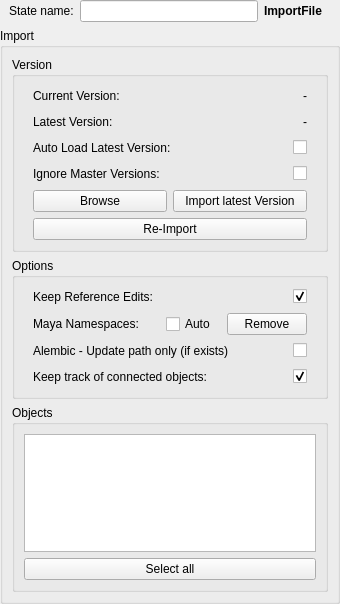
<?xml version="1.0" encoding="UTF-8"?>
<ui version="4.0">
 <class>wg_ImportFile</class>
 <widget class="QWidget" name="wg_ImportFile">
  <property name="geometry">
   <rect>
    <x>0</x>
    <y>0</y>
    <width>340</width>
    <height>604</height>
   </rect>
  </property>
  <property name="windowTitle">
   <string>ImportFile</string>
  </property>
  <layout class="QVBoxLayout" name="verticalLayout">
   <property name="leftMargin">
    <number>0</number>
   </property>
   <property name="topMargin">
    <number>0</number>
   </property>
   <property name="rightMargin">
    <number>0</number>
   </property>
   <property name="bottomMargin">
    <number>0</number>
   </property>
   <item>
    <widget class="QWidget" name="f_name" native="true">
     <layout class="QHBoxLayout" name="horizontalLayout_2">
      <property name="leftMargin">
       <number>9</number>
      </property>
      <property name="topMargin">
       <number>0</number>
      </property>
      <property name="rightMargin">
       <number>18</number>
      </property>
      <property name="bottomMargin">
       <number>0</number>
      </property>
      <item>
       <widget class="QLabel" name="l_name">
        <property name="text">
         <string>State name:</string>
        </property>
       </widget>
      </item>
      <item>
       <widget class="QLineEdit" name="e_name">
        <property name="minimumSize">
         <size>
          <width>0</width>
          <height>0</height>
         </size>
        </property>
        <property name="maximumSize">
         <size>
          <width>9999</width>
          <height>16777215</height>
         </size>
        </property>
       </widget>
      </item>
      <item>
       <widget class="QLabel" name="l_class">
        <property name="font">
         <font>
          <bold>true</bold>
         </font>
        </property>
        <property name="text">
         <string>ImportFile</string>
        </property>
       </widget>
      </item>
     </layout>
    </widget>
   </item>
   <item>
    <widget class="QGroupBox" name="gb_import">
     <property name="title">
      <string>Import</string>
     </property>
     <layout class="QVBoxLayout" name="verticalLayout_2">
      <item>
       <widget class="QGroupBox" name="groupBox">
        <property name="title">
         <string>Version</string>
        </property>
        <layout class="QVBoxLayout" name="verticalLayout_3">
         <item>
          <widget class="QWidget" name="w_currentVersion" native="true">
           <layout class="QHBoxLayout" name="horizontalLayout_5">
            <property name="leftMargin">
             <number>9</number>
            </property>
            <property name="topMargin">
             <number>0</number>
            </property>
            <property name="rightMargin">
             <number>9</number>
            </property>
            <property name="bottomMargin">
             <number>0</number>
            </property>
            <item>
             <widget class="QLabel" name="label_3">
              <property name="text">
               <string>Current Version:</string>
              </property>
             </widget>
            </item>
            <item>
             <spacer name="horizontalSpacer">
              <property name="orientation">
               <enum>Qt::Orientation::Horizontal</enum>
              </property>
              <property name="sizeHint" stdset="0">
               <size>
                <width>40</width>
                <height>20</height>
               </size>
              </property>
             </spacer>
            </item>
            <item>
             <widget class="QLabel" name="l_curVersion">
              <property name="text">
               <string>-</string>
              </property>
             </widget>
            </item>
           </layout>
          </widget>
         </item>
         <item>
          <widget class="QWidget" name="w_latestVersion" native="true">
           <layout class="QHBoxLayout" name="horizontalLayout_6">
            <property name="leftMargin">
             <number>9</number>
            </property>
            <property name="topMargin">
             <number>0</number>
            </property>
            <property name="rightMargin">
             <number>9</number>
            </property>
            <property name="bottomMargin">
             <number>0</number>
            </property>
            <item>
             <widget class="QLabel" name="label_6">
              <property name="text">
               <string>Latest Version:</string>
              </property>
             </widget>
            </item>
            <item>
             <spacer name="horizontalSpacer_2">
              <property name="orientation">
               <enum>Qt::Orientation::Horizontal</enum>
              </property>
              <property name="sizeHint" stdset="0">
               <size>
                <width>40</width>
                <height>20</height>
               </size>
              </property>
             </spacer>
            </item>
            <item>
             <widget class="QLabel" name="l_latestVersion">
              <property name="text">
               <string>-</string>
              </property>
             </widget>
            </item>
           </layout>
          </widget>
         </item>
         <item>
          <widget class="QWidget" name="w_autoUpdate" native="true">
           <layout class="QHBoxLayout" name="horizontalLayout_15">
            <property name="leftMargin">
             <number>9</number>
            </property>
            <property name="topMargin">
             <number>0</number>
            </property>
            <property name="rightMargin">
             <number>9</number>
            </property>
            <property name="bottomMargin">
             <number>0</number>
            </property>
            <item>
             <widget class="QLabel" name="l_autoUpdate">
              <property name="text">
               <string>Auto Load Latest Version:</string>
              </property>
             </widget>
            </item>
            <item>
             <spacer name="horizontalSpacer_11">
              <property name="orientation">
               <enum>Qt::Orientation::Horizontal</enum>
              </property>
              <property name="sizeHint" stdset="0">
               <size>
                <width>40</width>
                <height>20</height>
               </size>
              </property>
             </spacer>
            </item>
            <item>
             <widget class="QCheckBox" name="chb_autoUpdate">
              <property name="text">
               <string/>
              </property>
              <property name="checked">
               <bool>false</bool>
              </property>
             </widget>
            </item>
           </layout>
          </widget>
         </item>
         <item>
          <widget class="QWidget" name="w_ignoreMaster" native="true">
           <layout class="QHBoxLayout" name="horizontalLayout_14">
            <property name="leftMargin">
             <number>9</number>
            </property>
            <property name="topMargin">
             <number>0</number>
            </property>
            <property name="rightMargin">
             <number>9</number>
            </property>
            <property name="bottomMargin">
             <number>0</number>
            </property>
            <item>
             <widget class="QLabel" name="l_ignoreMaster">
              <property name="text">
               <string>Ignore Master Versions:</string>
              </property>
             </widget>
            </item>
            <item>
             <spacer name="horizontalSpacer_10">
              <property name="orientation">
               <enum>Qt::Orientation::Horizontal</enum>
              </property>
              <property name="sizeHint" stdset="0">
               <size>
                <width>40</width>
                <height>20</height>
               </size>
              </property>
             </spacer>
            </item>
            <item>
             <widget class="QCheckBox" name="chb_ignoreMaster">
              <property name="text">
               <string/>
              </property>
              <property name="checked">
               <bool>false</bool>
              </property>
             </widget>
            </item>
           </layout>
          </widget>
         </item>
         <item>
          <widget class="QWidget" name="w_importLatest" native="true">
           <layout class="QHBoxLayout" name="horizontalLayout_7">
            <property name="leftMargin">
             <number>9</number>
            </property>
            <property name="topMargin">
             <number>0</number>
            </property>
            <property name="rightMargin">
             <number>9</number>
            </property>
            <property name="bottomMargin">
             <number>0</number>
            </property>
            <item>
             <widget class="QPushButton" name="b_browse">
              <property name="focusPolicy">
               <enum>Qt::FocusPolicy::NoFocus</enum>
              </property>
              <property name="contextMenuPolicy">
               <enum>Qt::ContextMenuPolicy::CustomContextMenu</enum>
              </property>
              <property name="text">
               <string>Browse</string>
              </property>
             </widget>
            </item>
            <item>
             <widget class="QPushButton" name="b_importLatest">
              <property name="minimumSize">
               <size>
                <width>0</width>
                <height>0</height>
               </size>
              </property>
              <property name="maximumSize">
               <size>
                <width>99999</width>
                <height>16777215</height>
               </size>
              </property>
              <property name="focusPolicy">
               <enum>Qt::FocusPolicy::NoFocus</enum>
              </property>
              <property name="text">
               <string>Import latest Version</string>
              </property>
             </widget>
            </item>
           </layout>
          </widget>
         </item>
         <item>
          <widget class="QWidget" name="widget" native="true">
           <layout class="QHBoxLayout" name="horizontalLayout">
            <property name="topMargin">
             <number>0</number>
            </property>
            <property name="bottomMargin">
             <number>0</number>
            </property>
            <item>
             <widget class="QPushButton" name="b_import">
              <property name="focusPolicy">
               <enum>Qt::FocusPolicy::NoFocus</enum>
              </property>
              <property name="text">
               <string>Re-Import</string>
              </property>
             </widget>
            </item>
           </layout>
          </widget>
         </item>
        </layout>
       </widget>
      </item>
      <item>
       <widget class="QGroupBox" name="gb_options">
        <property name="title">
         <string>Options</string>
        </property>
        <layout class="QVBoxLayout" name="verticalLayout_6">
         <item>
          <widget class="QWidget" name="f_keepRefEdits" native="true">
           <layout class="QHBoxLayout" name="horizontalLayout_10">
            <property name="leftMargin">
             <number>9</number>
            </property>
            <property name="topMargin">
             <number>0</number>
            </property>
            <property name="rightMargin">
             <number>9</number>
            </property>
            <property name="bottomMargin">
             <number>0</number>
            </property>
            <item>
             <widget class="QLabel" name="l_keepRefEdits">
              <property name="text">
               <string>Keep Reference Edits:</string>
              </property>
             </widget>
            </item>
            <item>
             <spacer name="horizontalSpacer_5">
              <property name="orientation">
               <enum>Qt::Orientation::Horizontal</enum>
              </property>
              <property name="sizeHint" stdset="0">
               <size>
                <width>40</width>
                <height>20</height>
               </size>
              </property>
             </spacer>
            </item>
            <item>
             <widget class="QCheckBox" name="chb_keepRefEdits">
              <property name="text">
               <string/>
              </property>
              <property name="checked">
               <bool>true</bool>
              </property>
             </widget>
            </item>
           </layout>
          </widget>
         </item>
         <item>
          <widget class="QWidget" name="f_nameSpaces" native="true">
           <layout class="QHBoxLayout" name="horizontalLayout_12">
            <property name="leftMargin">
             <number>9</number>
            </property>
            <property name="topMargin">
             <number>0</number>
            </property>
            <property name="rightMargin">
             <number>9</number>
            </property>
            <property name="bottomMargin">
             <number>0</number>
            </property>
            <item>
             <widget class="QLabel" name="l_keepRefEdits_2">
              <property name="text">
               <string>Maya Namespaces:</string>
              </property>
             </widget>
            </item>
            <item>
             <spacer name="horizontalSpacer_7">
              <property name="orientation">
               <enum>Qt::Orientation::Horizontal</enum>
              </property>
              <property name="sizeHint" stdset="0">
               <size>
                <width>40</width>
                <height>20</height>
               </size>
              </property>
             </spacer>
            </item>
            <item>
             <widget class="QCheckBox" name="chb_autoNameSpaces">
              <property name="text">
               <string>Auto</string>
              </property>
              <property name="checked">
               <bool>false</bool>
              </property>
             </widget>
            </item>
            <item>
             <spacer name="horizontalSpacer_3">
              <property name="orientation">
               <enum>Qt::Orientation::Horizontal</enum>
              </property>
              <property name="sizeType">
               <enum>QSizePolicy::Policy::Fixed</enum>
              </property>
              <property name="sizeHint" stdset="0">
               <size>
                <width>5</width>
                <height>20</height>
               </size>
              </property>
             </spacer>
            </item>
            <item>
             <widget class="QPushButton" name="b_nameSpaces">
              <property name="focusPolicy">
               <enum>Qt::FocusPolicy::NoFocus</enum>
              </property>
              <property name="text">
               <string>Remove</string>
              </property>
             </widget>
            </item>
           </layout>
          </widget>
         </item>
         <item>
          <widget class="QWidget" name="f_abcPath" native="true">
           <layout class="QHBoxLayout" name="horizontalLayout_11">
            <property name="leftMargin">
             <number>9</number>
            </property>
            <property name="topMargin">
             <number>0</number>
            </property>
            <property name="rightMargin">
             <number>9</number>
            </property>
            <property name="bottomMargin">
             <number>0</number>
            </property>
            <item>
             <widget class="QLabel" name="l_abcPath">
              <property name="text">
               <string>Alembic - Update path only (if exists)</string>
              </property>
             </widget>
            </item>
            <item>
             <spacer name="horizontalSpacer_6">
              <property name="orientation">
               <enum>Qt::Orientation::Horizontal</enum>
              </property>
              <property name="sizeHint" stdset="0">
               <size>
                <width>40</width>
                <height>20</height>
               </size>
              </property>
             </spacer>
            </item>
            <item>
             <widget class="QCheckBox" name="chb_abcPath">
              <property name="text">
               <string/>
              </property>
             </widget>
            </item>
           </layout>
          </widget>
         </item>
         <item>
          <widget class="QWidget" name="w_trackObjects" native="true">
           <layout class="QHBoxLayout" name="horizontalLayout_9">
            <property name="leftMargin">
             <number>9</number>
            </property>
            <property name="topMargin">
             <number>0</number>
            </property>
            <property name="rightMargin">
             <number>9</number>
            </property>
            <property name="bottomMargin">
             <number>0</number>
            </property>
            <item>
             <widget class="QLabel" name="l_trackObjects">
              <property name="text">
               <string>Keep track of connected objects:</string>
              </property>
             </widget>
            </item>
            <item>
             <spacer name="horizontalSpacer_9">
              <property name="orientation">
               <enum>Qt::Orientation::Horizontal</enum>
              </property>
              <property name="sizeHint" stdset="0">
               <size>
                <width>40</width>
                <height>20</height>
               </size>
              </property>
             </spacer>
            </item>
            <item>
             <widget class="QCheckBox" name="chb_trackObjects">
              <property name="text">
               <string/>
              </property>
              <property name="checked">
               <bool>true</bool>
              </property>
             </widget>
            </item>
           </layout>
          </widget>
         </item>
        </layout>
       </widget>
      </item>
      <item>
       <widget class="QGroupBox" name="gb_objects">
        <property name="title">
         <string>Objects</string>
        </property>
        <layout class="QVBoxLayout" name="verticalLayout_4">
         <property name="leftMargin">
          <number>9</number>
         </property>
         <property name="topMargin">
          <number>9</number>
         </property>
         <property name="rightMargin">
          <number>9</number>
         </property>
         <property name="bottomMargin">
          <number>9</number>
         </property>
         <item>
          <widget class="QListWidget" name="lw_objects">
           <property name="selectionMode">
            <enum>QAbstractItemView::SelectionMode::ExtendedSelection</enum>
           </property>
           <property name="verticalScrollMode">
            <enum>QAbstractItemView::ScrollMode::ScrollPerPixel</enum>
           </property>
           <property name="horizontalScrollMode">
            <enum>QAbstractItemView::ScrollMode::ScrollPerPixel</enum>
           </property>
          </widget>
         </item>
         <item>
          <widget class="QPushButton" name="b_selectAll">
           <property name="text">
            <string>Select all</string>
           </property>
          </widget>
         </item>
        </layout>
       </widget>
      </item>
     </layout>
    </widget>
   </item>
  </layout>
 </widget>
 <tabstops>
  <tabstop>e_name</tabstop>
  <tabstop>chb_ignoreMaster</tabstop>
  <tabstop>chb_keepRefEdits</tabstop>
  <tabstop>chb_autoNameSpaces</tabstop>
  <tabstop>chb_abcPath</tabstop>
  <tabstop>chb_trackObjects</tabstop>
  <tabstop>lw_objects</tabstop>
  <tabstop>b_selectAll</tabstop>
 </tabstops>
 <resources/>
 <connections/>
</ui>
